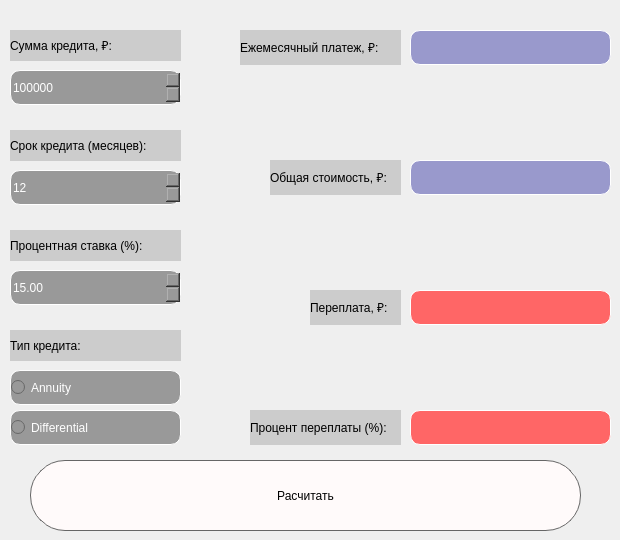
      <widget class="QWidget" name="Credit">
       <attribute name="title">
        <string>Кредитный</string>
       </attribute>
       <widget class="QSpinBox" name="spinBox_credit_sum">
        <property name="geometry">
         <rect>
          <x>10</x>
          <y>70</y>
          <width>171</width>
          <height>35</height>
         </rect>
        </property>
        <property name="whatsThis">
         <string>&lt;html&gt;&lt;head/&gt;&lt;body&gt;&lt;p&gt;Credit amount (ruble)&lt;/p&gt;&lt;/body&gt;&lt;/html&gt;</string>
        </property>
        <property name="styleSheet">
         <string notr="true">background-color: rgb(153, 153, 153);
border: 1px solid white;
font: 200 20pt &quot;Helvetica Neue&quot;;
color: white;
border-radius: 10px;</string>
        </property>
        <property name="minimum">
         <number>100000</number>
        </property>
        <property name="maximum">
         <number>15000000</number>
        </property>
        <property name="singleStep">
         <number>100000</number>
        </property>
       </widget>
       <widget class="QSpinBox" name="spinBox_credit_term">
        <property name="geometry">
         <rect>
          <x>10</x>
          <y>170</y>
          <width>171</width>
          <height>35</height>
         </rect>
        </property>
        <property name="styleSheet">
         <string notr="true">background-color: rgb(153, 153, 153);
border: 1px solid white;
font: 200 20pt &quot;Helvetica Neue&quot;;
color: white;
border-radius: 10px;</string>
        </property>
        <property name="minimum">
         <number>1</number>
        </property>
        <property name="maximum">
         <number>120</number>
        </property>
        <property name="singleStep">
         <number>1</number>
        </property>
        <property name="value">
         <number>12</number>
        </property>
       </widget>
       <widget class="QDoubleSpinBox" name="spinBox_rate">
        <property name="geometry">
         <rect>
          <x>10</x>
          <y>270</y>
          <width>171</width>
          <height>35</height>
         </rect>
        </property>
        <property name="styleSheet">
         <string notr="true">background-color: rgb(153, 153, 153);
border: 1px solid white;
font: 200 20pt &quot;Helvetica Neue&quot;;
color: white;
border-radius: 10px;</string>
        </property>
        <property name="minimum">
         <double>0.000000000000000</double>
        </property>
        <property name="maximum">
         <double>100.000000000000000</double>
        </property>
        <property name="singleStep">
         <double>0.100000000000000</double>
        </property>
        <property name="value">
         <double>15.000000000000000</double>
        </property>
       </widget>
       <widget class="QPushButton" name="pushButton_calc_credit">
        <property name="geometry">
         <rect>
          <x>30</x>
          <y>460</y>
          <width>551</width>
          <height>71</height>
         </rect>
        </property>
        <property name="styleSheet">
         <string notr="true">QPushButton{
	background-color: #FFFAFA;
	border: 1px solid rgb(102, 102, 102);
	padding: 5px;
	font: 200 24pt &quot;Helvetica Neue&quot;;
	color: black;
	border-radius: 35px;
}

QPushButton:pressed{
	background-color: #FFC0CB;
	border: 1px solid rgb(153, 0, 102);
	padding: 5px;
	font: 200 24pt &quot;Helvetica Neue&quot;;
	color: black;
	border-radius: 35px;
}</string>
        </property>
        <property name="text">
         <string>Расчитать</string>
        </property>
       </widget>
       <widget class="QRadioButton" name="radioButton_annu">
        <property name="geometry">
         <rect>
          <x>10</x>
          <y>370</y>
          <width>171</width>
          <height>35</height>
         </rect>
        </property>
        <property name="styleSheet">
         <string notr="true">background-color: rgb(153, 153, 153);
border: 1px solid white;
font: 200 16pt &quot;Helvetica Neue&quot;;
color: white;
border-radius: 10px;</string>
        </property>
        <property name="text">
         <string>Annuity</string>
        </property>
       </widget>
       <widget class="QRadioButton" name="radioButton_diff">
        <property name="geometry">
         <rect>
          <x>10</x>
          <y>410</y>
          <width>171</width>
          <height>35</height>
         </rect>
        </property>
        <property name="styleSheet">
         <string notr="true">background-color: rgb(153, 153, 153);
border: 1px solid white;
font: 200 16pt &quot;Helvetica Neue&quot;;
color: white;
border-radius: 10px;</string>
        </property>
        <property name="text">
         <string>Differential</string>
        </property>
       </widget>
       <widget class="QLabel" name="label_total">
        <property name="geometry">
         <rect>
          <x>410</x>
          <y>160</y>
          <width>201</width>
          <height>35</height>
         </rect>
        </property>
        <property name="styleSheet">
         <string notr="true">background-color: rgb(153, 153, 204);
border: 1px solid white;
font: 200 20pt &quot;Helvetica Neue&quot;;
color: white;
border-radius: 10px;</string>
        </property>
        <property name="text">
         <string/>
        </property>
       </widget>
       <widget class="QLabel" name="label_overpayment">
        <property name="geometry">
         <rect>
          <x>410</x>
          <y>290</y>
          <width>201</width>
          <height>35</height>
         </rect>
        </property>
        <property name="styleSheet">
         <string notr="true">background-color: rgb(255, 102, 102);
border: 1px solid white;
font: 200 20pt &quot;Helvetica Neue&quot;;
color: white;
border-radius: 10px;</string>
        </property>
        <property name="text">
         <string/>
        </property>
       </widget>
       <widget class="QTextEdit" name="label_monthpay">
        <property name="geometry">
         <rect>
          <x>410</x>
          <y>30</y>
          <width>201</width>
          <height>35</height>
         </rect>
        </property>
        <property name="styleSheet">
         <string notr="true">background-color: rgb(153, 153, 204);
border: 1px solid white;
font: 200 20pt &quot;Helvetica Neue&quot;;
color: white;
border-radius: 10px;</string>
        </property>
       </widget>
       <widget class="QLabel" name="label_overpayment_rate">
        <property name="geometry">
         <rect>
          <x>410</x>
          <y>410</y>
          <width>201</width>
          <height>35</height>
         </rect>
        </property>
        <property name="styleSheet">
         <string notr="true">background-color: rgb(255, 102, 102);
border: 1px solid white;
font: 200 20pt &quot;Helvetica Neue&quot;;
color: white;
border-radius: 10px;</string>
        </property>
        <property name="text">
         <string/>
        </property>
       </widget>
       <widget class="QLabel" name="label">
        <property name="geometry">
         <rect>
          <x>270</x>
          <y>160</y>
          <width>131</width>
          <height>35</height>
         </rect>
        </property>
        <property name="styleSheet">
         <string notr="true">
	font: 200 14pt &quot;Helvetica Neue&quot;;
	color: black;
	border: 0px white;
	background-color: rgb(204, 204, 204);
</string>
        </property>
        <property name="text">
         <string>Общая стоимость, ₽:</string>
        </property>
       </widget>
       <widget class="QLabel" name="label_2">
        <property name="geometry">
         <rect>
          <x>310</x>
          <y>290</y>
          <width>91</width>
          <height>35</height>
         </rect>
        </property>
        <property name="styleSheet">
         <string notr="true">
	font: 200 14pt &quot;Helvetica Neue&quot;;
	color: black;
	border: 0px white;
	background-color: rgb(204, 204, 204);
</string>
        </property>
        <property name="text">
         <string>Переплата, ₽:</string>
        </property>
       </widget>
       <widget class="QLabel" name="label_3">
        <property name="geometry">
         <rect>
          <x>250</x>
          <y>410</y>
          <width>151</width>
          <height>35</height>
         </rect>
        </property>
        <property name="styleSheet">
         <string notr="true">
	font: 200 14pt &quot;Helvetica Neue&quot;;
	color: black;
	border: 0px white;
	background-color: rgb(204, 204, 204);
</string>
        </property>
        <property name="text">
         <string>Процент переплаты (%):</string>
        </property>
       </widget>
       <widget class="QLabel" name="label_4">
        <property name="geometry">
         <rect>
          <x>240</x>
          <y>30</y>
          <width>161</width>
          <height>35</height>
         </rect>
        </property>
        <property name="styleSheet">
         <string notr="true">
	font: 200 14pt &quot;Helvetica Neue&quot;;
	color: black;
	border: 0px white;
	background-color: rgb(204, 204, 204);
</string>
        </property>
        <property name="text">
         <string>Ежемесячный платеж, ₽:</string>
        </property>
       </widget>
       <widget class="QLabel" name="label_5">
        <property name="geometry">
         <rect>
          <x>10</x>
          <y>30</y>
          <width>171</width>
          <height>31</height>
         </rect>
        </property>
        <property name="styleSheet">
         <string notr="true">
	font: 200 14pt &quot;Helvetica Neue&quot;;
	color: black;
	border: 0px white;
	background-color: rgb(204, 204, 204);
</string>
        </property>
        <property name="text">
         <string>Сумма кредита, ₽:</string>
        </property>
       </widget>
       <widget class="QLabel" name="label_6">
        <property name="geometry">
         <rect>
          <x>10</x>
          <y>130</y>
          <width>171</width>
          <height>31</height>
         </rect>
        </property>
        <property name="styleSheet">
         <string notr="true">
	font: 200 14pt &quot;Helvetica Neue&quot;;
	color: black;
	border: 0px white;
	background-color: rgb(204, 204, 204);
</string>
        </property>
        <property name="text">
         <string>Срок кредита (месяцев):</string>
        </property>
       </widget>
       <widget class="QLabel" name="label_7">
        <property name="geometry">
         <rect>
          <x>10</x>
          <y>230</y>
          <width>171</width>
          <height>31</height>
         </rect>
        </property>
        <property name="styleSheet">
         <string notr="true">
	font: 200 14pt &quot;Helvetica Neue&quot;;
	color: black;
	border: 0px white;
	background-color: rgb(204, 204, 204);
</string>
        </property>
        <property name="text">
         <string>Процентная ставка (%):</string>
        </property>
       </widget>
       <widget class="QLabel" name="label_8">
        <property name="geometry">
         <rect>
          <x>10</x>
          <y>330</y>
          <width>171</width>
          <height>31</height>
         </rect>
        </property>
        <property name="styleSheet">
         <string notr="true">
	font: 200 14pt &quot;Helvetica Neue&quot;;
	color: black;
	border: 0px white;
	background-color: rgb(204, 204, 204);
</string>
        </property>
        <property name="text">
         <string>Тип кредита:</string>
        </property>
       </widget>
      </widget>
